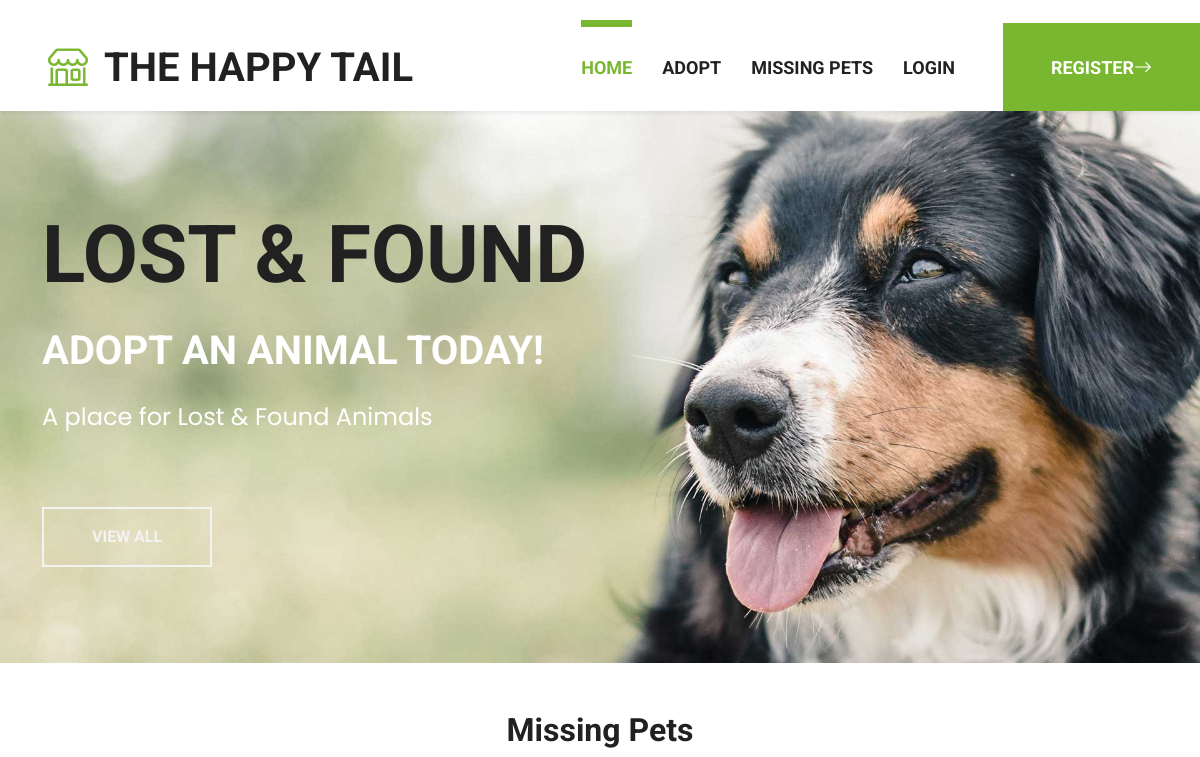
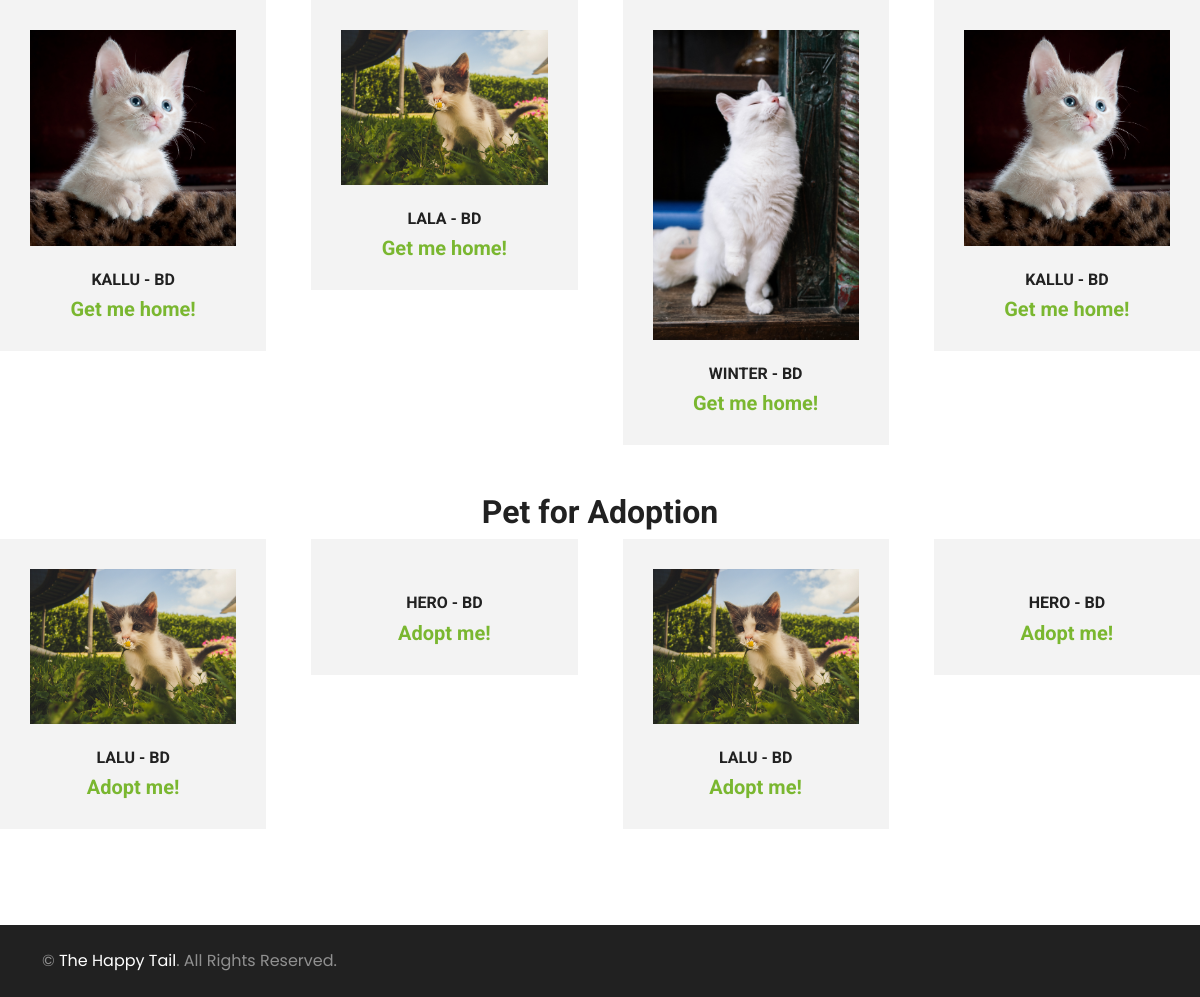
The page / on the database its author committed (2 pictures, top to bottom).
### post/models.py (models this page shows, shortened)
class Post(models.Model):
    user = models.ForeignKey(CustomUser, on_delete=models.CASCADE, null=True, default=None)
    PET_TYPE_CHOICES = [
        ('cat', 'Cat'),
        ('dog', 'Dog'),
        ('bird', 'Bird'),
        ('other', 'Other'),
    ]
    pet_name = models.CharField(max_length=255)
    pet_type = models.CharField(max_length=10, choices=PET_TYPE_CHOICES)
    pet_breed = models.CharField(max_length=255, null=True, blank=True)
    pet_description = models.TextField(null=True,blank=True)
    pet_image = models.ImageField(upload_to='static/img/pet', null=True, blank=True)
    pet_vaccinated = models.BooleanField(null=True, blank=True)
    pet_colour = models.CharField(max_length=20, null=True, blank=True)
    pet_gender = models.CharField(max_length=20, null=True, blank=True)
    pet_location = models.CharField(max_length=255,null=True, blank=True)
    pet_mobile = models.CharField(max_length=20)
    created_at = models.DateTimeField(auto_now_add=True)
    updated_at = models.DateTimeField(auto_now=True)
    pet_age = models.IntegerField(null=True, default=0)
    class Meta:
        abstract = True

class MissingPost(Post):
    pet_last_seen_location = models.CharField(max_length=255)
    pet_datemissing = models.DateField(null=True,blank=True)
    pet_accessories = models.CharField(max_length=255 , null=True , blank= True)
    pet_rewards = models.CharField(max_length=255, null=True , blank=True)
    pet_still_missing = models.BooleanField(default=True)

class AdoptionPost(Post):
    pet_food = models.CharField(max_length=255, null=True, blank=True)
    pet_behaviour = models.CharField(max_length=255, null=True, blank=True)
    pet_physicalcondition = models.CharField(max_length=255, null=True, blank=True)
    pet_availability = models.BooleanField(default=True)

### base/views.py (the view)
# urls.py: path('',views.welcome, name='index'),
def welcome(request):
    a_pets = AdoptionPost.objects.filter(pet_availability=True)
    m_pets =  MissingPost.objects.filter(pet_still_missing= True)
    context={'missing_pets':m_pets, 'adoption_pets': a_pets}
    return render(request,'index.html', context)

### templates/index.html (shortened to what this page needs)
<!DOCTYPE html>
<html lang="en">
{% load static %}
<br>
    {% include 'navbar.html' %}
    <div class="container-fluid bg-primary py-5 mb-5 hero-header">
        <div class="container py-5">
            <div class="row justify-content-start">
                <div class="col-lg-8 text-center text-lg-start">
                    <h1 class="display-1 text-uppercase text-dark mb-lg-4">Lost & Found</h1>
                    <h1 class="text-uppercase text-white mb-lg-4">Adopt an Animal Today!</h1>
                    <p class="fs-4 text-white mb-lg-4">A place for Lost & Found Animals</p>
                    <div class="d-flex align-items-center justify-content-center justify-content-lg-start pt-5">
                        <a href="{% url 'view_all_adoption_post' %}" class="btn btn-outline-light border-2 py-md-3 px-md-5 me-5">View All</a>
                    </div>
                </div>
            </div>
        </div>
    </div>
    <h2 class="text-center">Missing Pets</h2>
    {% if missing_pets %}
    <div class="owl-carousel product-carousel">
            {% for pet in missing_pets %}
            <div class="pb-5">
                <div class="product-item position-relative bg-light d-flex flex-column text-center">
                    <img class="img-fluid mb-4" src="/{{  pet.pet_image }}" alt="">
                    <h6 class="text-uppercase">{{ pet.pet_name }} - {{ pet.pet_breed }}</h6>
                    <h5 class="text-primary mb-0">Get me home!</h5>
                </div>
            </div>
            {% endfor %}
    </div>
    {% else %}
</br>
    <h5 class="text-center">No pets are missing at this time.</h5>
{% endif %}
    <h2 class="text-center">Pet for Adoption</h2>
    {% if adoption_pets %}
    <div class="owl-carousel product-carousel">
            {% for pet in adoption_pets %}
            <div class="pb-5">
                <div class="product-item position-relative bg-light d-flex flex-column text-center">
                    <img class="img-fluid mb-4" src="/{{  pet.pet_image }}" alt="">
                    <h6 class="text-uppercase">{{ pet.pet_name }} - {{ pet.pet_breed }}</h6>
                    <h5 class="text-primary mb-0">Adopt me!</h5>
                </div>
            </div>
            {% endfor %}
    </div>
    {% else %}
</br>
            <h5 class="text-center">No pets are available for adoption.</h5>
        {% endif %}
    {% include 'footer.html' %}
</body>
</html>

### static/css/style.css (style rules this page uses)
:root { --primary: #7AB730; --secondary: #FFD33C; --light: #F3F3F3; --dark: #212121; }
.btn { font-family: 'Roboto', sans-serif; text-transform: uppercase; font-weight: 700; transition: .5s; }
.hero-header { background: url(../img/hero.jpg) top right no-repeat; background-size: cover; }
.product-item { padding: 30px; }

### rows shown on the page
MissingPost: pet_image (picture), pet_name "KALLU", pet_breed "BD"
MissingPost: pet_image (picture), pet_name "LALA", pet_breed "BD"
MissingPost: pet_image (picture), pet_name "WINTER", pet_breed "BD"
AdoptionPost: pet_image (picture), pet_name "LALU", pet_breed "BD"
AdoptionPost: pet_name "HERO", pet_breed "BD"
